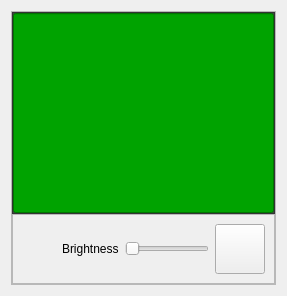
            <widget class="QWidget" name="lcd_page">
             <layout class="QVBoxLayout" name="verticalLayout_7">
              <item>
               <widget class="QFrame" name="frame_16">
                <property name="maximumSize">
                 <size>
                  <width>16777215</width>
                  <height>500</height>
                 </size>
                </property>
                <property name="frameShape">
                 <enum>QFrame::StyledPanel</enum>
                </property>
                <property name="frameShadow">
                 <enum>QFrame::Raised</enum>
                </property>
                <layout class="QVBoxLayout" name="verticalLayout_11">
                 <property name="spacing">
                  <number>0</number>
                 </property>
                 <property name="leftMargin">
                  <number>0</number>
                 </property>
                 <property name="topMargin">
                  <number>0</number>
                 </property>
                 <property name="rightMargin">
                  <number>0</number>
                 </property>
                 <property name="bottomMargin">
                  <number>0</number>
                 </property>
                 <item>
                  <widget class="QFrame" name="frame_17">
                   <property name="styleSheet">
                    <string notr="true">QFrame
{
	
	background-color: rgb(66, 66, 66);
}</string>
                   </property>
                   <property name="frameShape">
                    <enum>QFrame::StyledPanel</enum>
                   </property>
                   <property name="frameShadow">
                    <enum>QFrame::Raised</enum>
                   </property>
                   <layout class="QVBoxLayout" name="verticalLayout_12">
                    <property name="spacing">
                     <number>0</number>
                    </property>
                    <property name="leftMargin">
                     <number>0</number>
                    </property>
                    <property name="topMargin">
                     <number>0</number>
                    </property>
                    <property name="rightMargin">
                     <number>0</number>
                    </property>
                    <property name="bottomMargin">
                     <number>0</number>
                    </property>
                    <item>
                     <widget class="QLineEdit" name="lineEdit">
                      <property name="minimumSize">
                       <size>
                        <width>0</width>
                        <height>200</height>
                       </size>
                      </property>
                      <property name="font">
                       <font>
                        <pointsize>22</pointsize>
                       </font>
                      </property>
                      <property name="styleSheet">
                       <string notr="true">QLineEdit
{
	
	background-color: rgb(0, 163, 0);
}</string>
                      </property>
                      <property name="maxLength">
                       <number>32</number>
                      </property>
                     </widget>
                    </item>
                   </layout>
                  </widget>
                 </item>
                 <item>
                  <widget class="QFrame" name="frame_9">
                   <property name="minimumSize">
                    <size>
                     <width>0</width>
                     <height>50</height>
                    </size>
                   </property>
                   <property name="maximumSize">
                    <size>
                     <width>16777215</width>
                     <height>100</height>
                    </size>
                   </property>
                   <property name="frameShape">
                    <enum>QFrame::StyledPanel</enum>
                   </property>
                   <property name="frameShadow">
                    <enum>QFrame::Raised</enum>
                   </property>
                   <layout class="QHBoxLayout" name="horizontalLayout_5">
                    <item>
                     <spacer name="horizontalSpacer_2">
                      <property name="orientation">
                       <enum>Qt::Horizontal</enum>
                      </property>
                      <property name="sizeHint" stdset="0">
                       <size>
                        <width>40</width>
                        <height>20</height>
                       </size>
                      </property>
                     </spacer>
                    </item>
                    <item>
                     <widget class="QLabel" name="label_10">
                      <property name="text">
                       <string>Brightness</string>
                      </property>
                     </widget>
                    </item>
                    <item>
                     <widget class="QSlider" name="brightness">
                      <property name="maximum">
                       <number>255</number>
                      </property>
                      <property name="orientation">
                       <enum>Qt::Horizontal</enum>
                      </property>
                     </widget>
                    </item>
                    <item>
                     <widget class="QPushButton" name="pushButton">
                      <property name="minimumSize">
                       <size>
                        <width>50</width>
                        <height>50</height>
                       </size>
                      </property>
                      <property name="text">
                       <string/>
                      </property>
                      <property name="icon">
                       <iconset resource="img.qrc">
                        <normaloff>:/img/img/Icons8-Ios7-Industry-Lcd.512.png</normaloff>:/img/img/Icons8-Ios7-Industry-Lcd.512.png</iconset>
                      </property>
                      <property name="iconSize">
                       <size>
                        <width>50</width>
                        <height>50</height>
                       </size>
                      </property>
                     </widget>
                    </item>
                   </layout>
                  </widget>
                 </item>
                </layout>
               </widget>
              </item>
             </layout>
            </widget>
